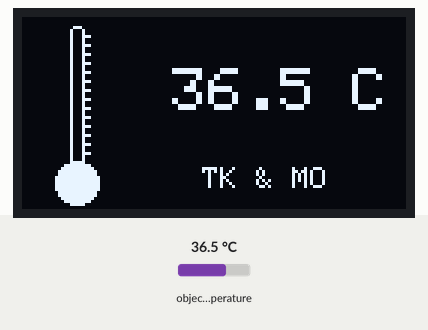
Simulated run of this sketch. Board: Arduino Uno, built with avr-gcc and run on an emulated ATmega328P. Parts: 128×64 one-colour display. The test bench sets the inputs (shaded band); at power-on: object temperature 36.5 °C.

Above: at 1.2 s.
1.3 s: object temperature set to 20 °C
At 3.1 s:
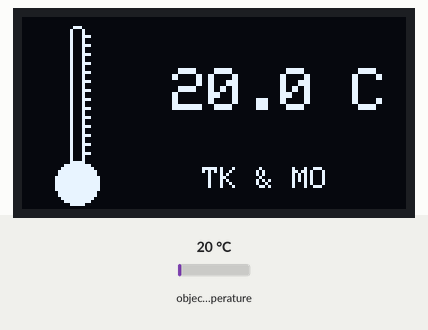
4.0 s: object temperature set to 26 °C
At 4.6 s:
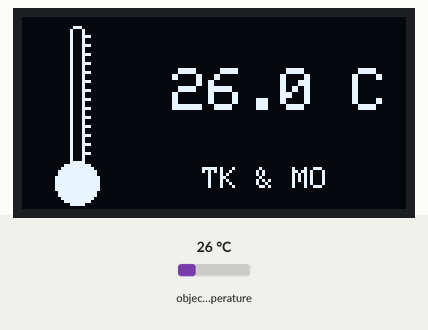
6.7 s: object temperature set to 32 °C
At 8.7 s:
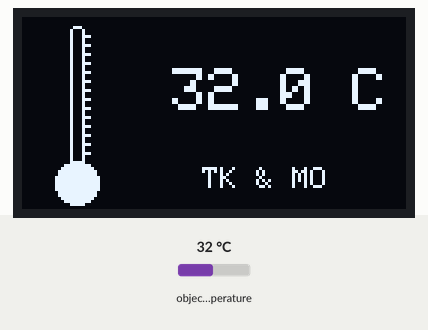
Timing chart, 0 to 10.2 s (numbered marks = the images above; inputs shaded):
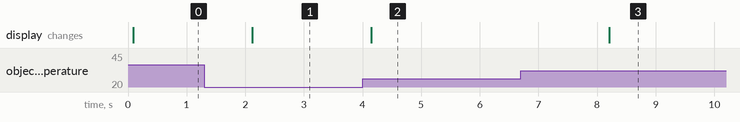

Measured:
- after the input at 1.3 s, the display: changes after 0.82 s (image 1)
- after the input at 4.0 s, the display: changes after 0.15 s (image 2)
- after the input at 6.7 s, the display: changes after 1.5 s (image 3)

The sketch:

mikroislemcikod.ino
```cpp
#include <Adafruit_GFX.h>
#include <Adafruit_SSD1306.h> //Oled Ekran Kütüphanesi
#include <Wire.h> //I2c Kütüphanesi
#include <Adafruit_MLX90614.h> //Sıcaklık Kütüphanesi

#define SCREEN_WIDTH 128 // OLED display genişlik
#define SCREEN_HEIGHT 64 // OLED display yükseklik
#define OLED_RESET    -1

Adafruit_SSD1306 display(SCREEN_WIDTH, SCREEN_HEIGHT, &Wire, OLED_RESET);
Adafruit_MLX90614 mlx = Adafruit_MLX90614();

void setup() {
  mlx.begin();
  display.begin(SSD1306_SWITCHCAPVCC, 0x3C); //OLED ekranımızı başlatıyoruz
  display.clearDisplay();
  display.display();

}

void loop() {
  display.clearDisplay(); //Ekranı Temizle

  display.setTextSize(1);
  display.setTextColor(WHITE);
  display.setCursor(60,50);
  display.println("TK & MO"); //Logomuzu yazdırıyoruz


  display.setTextSize(2);
  display.setCursor(50,17);
  display.println(mlx.readObjectTempC(),1); //Sıcaklığımızı yazdırıyoruz ve Santigrat cinsinden istedğimizi belirtiyoruz.

  display.setCursor(110,17);
  display.println("C"); //Santigrat işareti


  display.fillCircle(18, 55, 7, WHITE);  // İçi dolu daire çiz (x,y,radius,renk). X ve Y are kordinatları orta nokta


  display.drawRoundRect(16, 3, 5, 49, 2, WHITE);  // Yuvarlak çiz(x,y,width,height,radius,renk)
                                                  // Konumdan aşağıya doğru çeker
    // Cetvel adımı çizme
  for (int i = 6; i<=45; i=i+3){
    display.drawLine(21, i, 22, i, WHITE);  // Çizgi çizme (x0,y0,x1,y1,renk)
  }

  display.display();

  delay(2000); // Kaç sn içinde resetlensin

}
```
